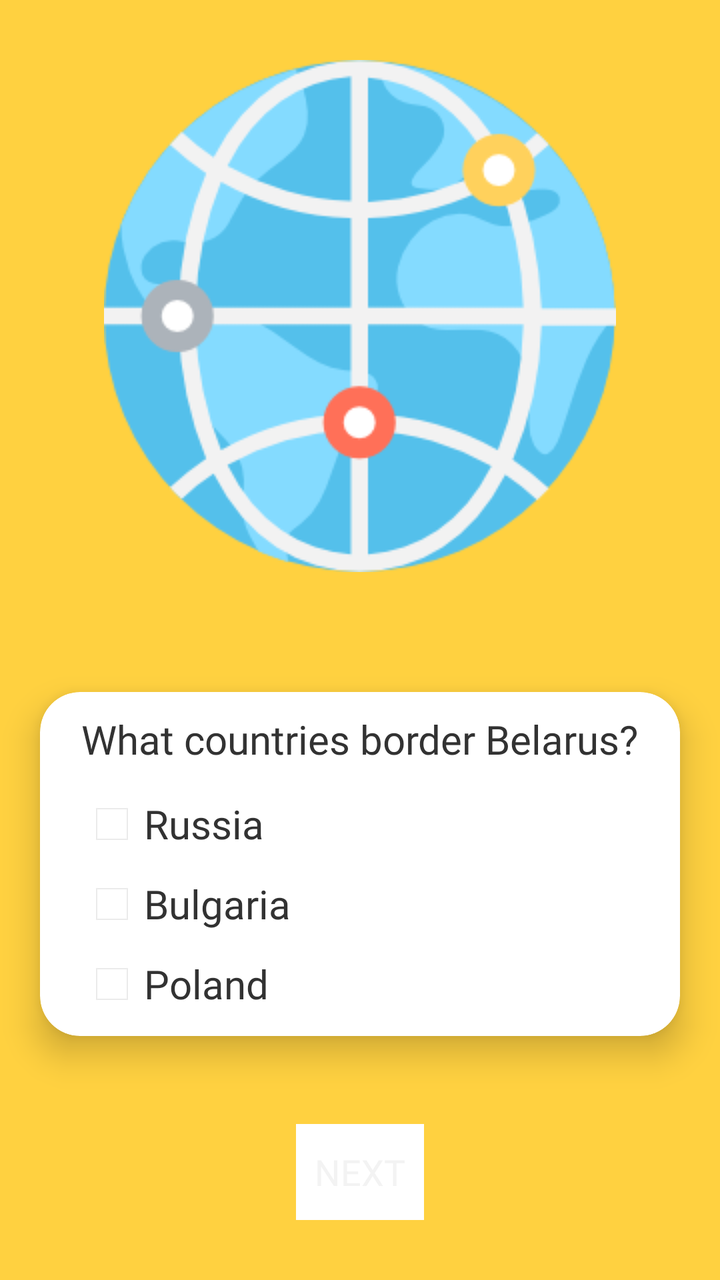
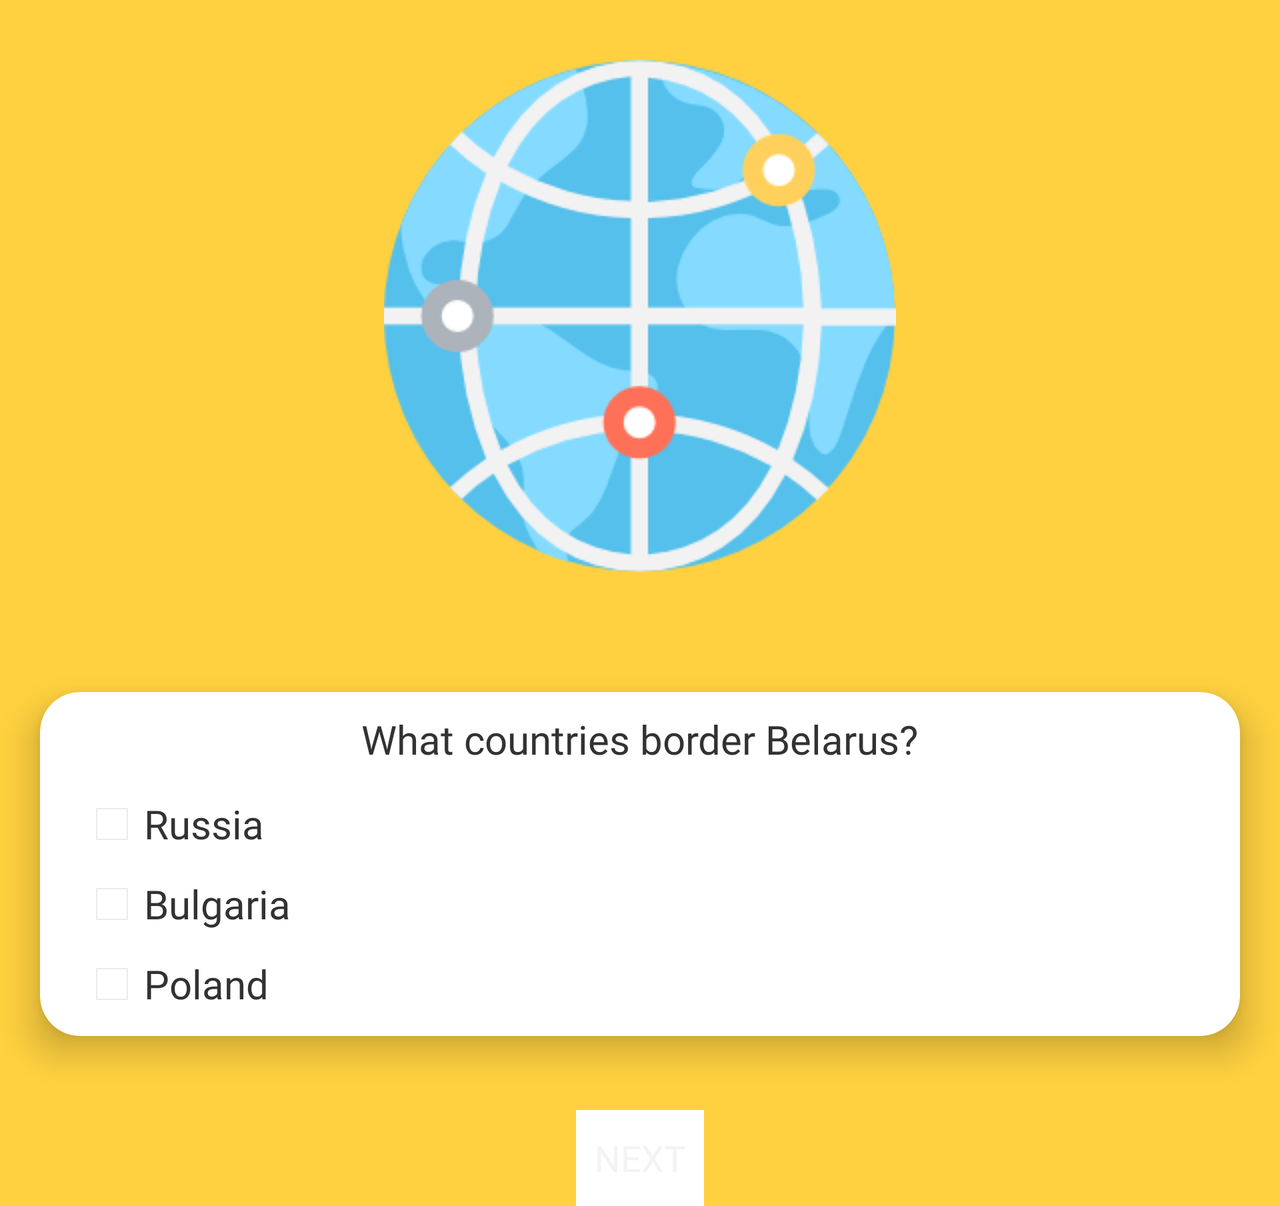

Compare how this app lays out the same screen by default and in its alternative resource folder. The renders come first, then the two layout files and the values they reference.
<!-- AndroidManifest.xml: application theme AppTheme.Splash -->
<!-- res/layout/first_page_slider.xml -->
<?xml version="1.0" encoding="utf-8"?>
<RelativeLayout xmlns:android="http://schemas.android.com/apk/res/android"
    xmlns:app="http://schemas.android.com/apk/res-auto"
    xmlns:tools="http://schemas.android.com/tools"
    android:layout_width="match_parent"
    android:layout_height="match_parent"
    android:background="@color/colorAccent">

    <ImageView
        android:id="@+id/planet"
        android:layout_width="wrap_content"
        android:layout_height="wrap_content"
        android:layout_centerHorizontal="true"
        android:layout_marginTop="@dimen/imageMarginTop"
        android:contentDescription="@string/icon_question1_description"
        android:src="@drawable/worldwide256" />
    
    <android.support.v7.widget.CardView
        android:id="@+id/cardview1"
        android:layout_width="match_parent"
        android:layout_height="wrap_content"
        android:layout_below="@id/planet"
        android:layout_marginBottom="@dimen/cardview_margin_bottom"
        android:layout_marginLeft="@dimen/cardview_margin_side"
        android:layout_marginRight="@dimen/cardview_margin_side"
        android:layout_marginTop="@dimen/cardview_top"
        app:cardBackgroundColor="@android:color/white"
        app:cardCornerRadius="@dimen/cardview_cornerradius"
        app:cardElevation="@dimen/cardview_elevation">

        <TextView
            android:id="@+id/question1"
            android:layout_width="wrap_content"
            android:layout_height="wrap_content"
            android:layout_gravity="center_horizontal"
            android:layout_marginTop="@dimen/question_text_margin_top"
            android:fontFamily="@font/delius_swash_caps"
            android:text="@string/question1"
            android:textColor="@android:color/secondary_text_light"
            android:textSize="@dimen/question_text_size" />

        <CheckBox
            android:id="@+id/q1a1"
            android:layout_width="wrap_content"
            android:layout_height="wrap_content"
            android:layout_marginLeft="@dimen/answer_margin_left"
            android:layout_marginStart="@dimen/answer_margin_left"
            android:layout_marginTop="@dimen/answer1_margin_top"
            android:fontFamily="@font/delius_swash_caps"
            android:onClick="addPointsForQuestion1"
            android:text="@string/q1a1"
            android:textColor="@android:color/secondary_text_light"
            android:textSize="@dimen/textSize" />

        <CheckBox
            android:id="@+id/q1a2"
            android:layout_width="wrap_content"
            android:layout_height="wrap_content"
            android:layout_marginLeft="@dimen/answer_margin_left"
            android:layout_marginStart="@dimen/answer_margin_left"
            android:layout_marginTop="@dimen/answer2_margin_top"
            android:onClick="addPointsForQuestion1"
            android:fontFamily="@font/delius_swash_caps"
            android:text="@string/q1a2"
            android:textColor="@android:color/secondary_text_light"
            android:textSize="@dimen/textSize" />

        <CheckBox
            android:id="@+id/q1a3"
            android:layout_width="wrap_content"
            android:layout_height="wrap_content"
            android:layout_marginBottom="@dimen/answer4_padding_bottom"
            android:layout_marginLeft="@dimen/answer_margin_left"
            android:layout_marginStart="@dimen/answer_margin_left"
            android:layout_marginTop="@dimen/answer3_margin_top"
            android:fontFamily="@font/delius_swash_caps"
            android:onClick="addPointsForQuestion1"
            android:text="@string/q1a3"
            android:textColor="@android:color/secondary_text_light"
            android:textSize="@dimen/textSize" />
    </android.support.v7.widget.CardView>

    <Button
        android:id="@+id/next_button"
        android:layout_width="wrap_content"
        android:layout_height="wrap_content"
        android:layout_alignParentBottom="true"
        android:layout_centerHorizontal="true"
        android:layout_marginBottom="@dimen/nextButton_margin_bottom"
        android:text="@string/next"
        android:textSize="@dimen/ButtonTextSize"
        android:fontFamily="@font/delius_swash_caps"
        android:background="@android:color/white"
        android:onClick="GoToQuestion2"/>

</RelativeLayout>
<!-- resources referenced by this layout -->
<resources>
  <color name="colorAccent">#ffd140</color>
  <dimen name="ButtonTextSize">18sp</dimen>
  <dimen name="answer1_margin_top">50dp</dimen>
  <dimen name="answer2_margin_top">90dp</dimen>
  <dimen name="answer3_margin_top">130dp</dimen>
  <dimen name="answer4_padding_bottom">10dp</dimen>
  <dimen name="answer_margin_left">20dp</dimen>
  <dimen name="cardview_cornerradius">20dp</dimen>
  <dimen name="cardview_elevation">10dp</dimen>
  <dimen name="cardview_margin_bottom">85dp</dimen>
  <dimen name="cardview_margin_side">20dp</dimen>
  <dimen name="cardview_top">60dp</dimen>
  <dimen name="imageMarginTop">30dp</dimen>
  <dimen name="nextButton_margin_bottom">30dp</dimen>
  <dimen name="question_text_margin_top">10dp</dimen>
  <dimen name="question_text_size">20sp</dimen>
  <dimen name="textSize">20sp</dimen>
  <!-- drawable worldwide256: png bitmap (drawable, 22381 bytes) -->
  <string name="icon_question1_description">World icon with three dot tags</string>
  <string name="next">NEXT</string>
  <string name="q1a1">Russia</string>
  <string name="q1a2">Bulgaria</string>
  <string name="q1a3">Poland</string>
  <string name="question1">What countries border Belarus?</string>
  <style name="AppTheme.Splash" parent="@android:style/Theme.Holo.NoActionBar.Fullscreen">
          <item name="android:windowBackground">@drawable/splash_screen</item>
      </style>
  <!-- drawable splash_screen (drawable) -->
  <?xml version="1.0" encoding="utf-8"?>
  <layer-list xmlns:android="http://schemas.android.com/apk/res/android"
      android:opacity="opaque">
      <item android:drawable="@android:color/white"/>
      <item>
          <bitmap android:src="@drawable/knapweed128"
              android:gravity="center"
              />
      </item>
  </layer-list>
</resources>
<!-- res/layout-land/first_page_slider.xml (the repository's variant of the layout above) -->
<!-- drawn on the phone turned sideways -->
<?xml version="1.0" encoding="utf-8"?>
<ScrollView
    xmlns:android="http://schemas.android.com/apk/res/android"
    xmlns:app="http://schemas.android.com/apk/res-auto"
    android:layout_width="match_parent"
    android:layout_height="match_parent">
<RelativeLayout
    android:layout_width="match_parent"
    android:layout_height="wrap_content"
    android:background="@color/colorAccent">

    <ImageView
        android:id="@+id/planet"
        android:layout_width="wrap_content"
        android:layout_height="wrap_content"
        android:layout_centerHorizontal="true"
        android:layout_marginTop="@dimen/imageMarginTop"
        android:contentDescription="@string/icon_question1_description"
        android:src="@drawable/worldwide256" />
    
    <android.support.v7.widget.CardView
        android:id="@+id/cardview1"
        android:layout_width="match_parent"
        android:layout_height="wrap_content"
        android:layout_below="@id/planet"
        android:layout_marginBottom="@dimen/cardview_margin_bottom"
        android:layout_marginLeft="@dimen/cardview_margin_side"
        android:layout_marginRight="@dimen/cardview_margin_side"
        android:layout_marginTop="@dimen/cardview_top"
        app:cardBackgroundColor="@android:color/white"
        app:cardCornerRadius="@dimen/cardview_cornerradius"
        app:cardElevation="@dimen/cardview_elevation">

        <TextView
            android:id="@+id/question1"
            android:layout_width="wrap_content"
            android:layout_height="wrap_content"
            android:layout_gravity="center_horizontal"
            android:layout_marginTop="@dimen/question_text_margin_top"
            android:fontFamily="@font/delius_swash_caps"
            android:text="@string/question1"
            android:textColor="@android:color/secondary_text_light"
            android:textSize="@dimen/question_text_size" />

        <CheckBox
            android:id="@+id/q1a1"
            android:layout_width="wrap_content"
            android:layout_height="wrap_content"
            android:layout_marginLeft="@dimen/answer_margin_left"
            android:layout_marginStart="@dimen/answer_margin_left"
            android:layout_marginTop="@dimen/answer1_margin_top"
            android:fontFamily="@font/delius_swash_caps"
            android:onClick="addPointsForQuestion1"
            android:text="@string/q1a1"
            android:textColor="@android:color/secondary_text_light"
            android:textSize="@dimen/textSize" />

        <CheckBox
            android:id="@+id/q1a2"
            android:layout_width="wrap_content"
            android:layout_height="wrap_content"
            android:layout_marginLeft="@dimen/answer_margin_left"
            android:layout_marginStart="@dimen/answer_margin_left"
            android:layout_marginTop="@dimen/answer2_margin_top"
            android:onClick="addPointsForQuestion1"
            android:fontFamily="@font/delius_swash_caps"
            android:text="@string/q1a2"
            android:textColor="@android:color/secondary_text_light"
            android:textSize="@dimen/textSize" />

        <CheckBox
            android:id="@+id/q1a3"
            android:layout_width="wrap_content"
            android:layout_height="wrap_content"
            android:layout_marginBottom="@dimen/answer4_padding_bottom"
            android:layout_marginLeft="@dimen/answer_margin_left"
            android:layout_marginStart="@dimen/answer_margin_left"
            android:layout_marginTop="@dimen/answer3_margin_top"
            android:fontFamily="@font/delius_swash_caps"
            android:onClick="addPointsForQuestion1"
            android:text="@string/q1a3"
            android:textColor="@android:color/secondary_text_light"
            android:textSize="@dimen/textSize" />
    </android.support.v7.widget.CardView>

    <Button
        android:id="@+id/next_button"
        android:layout_width="wrap_content"
        android:layout_height="wrap_content"
        android:layout_alignParentBottom="true"
        android:layout_centerHorizontal="true"
        android:layout_marginBottom="@dimen/nextButton_margin_bottom"
        android:text="@string/next"
        android:textSize="@dimen/ButtonTextSize"
        android:fontFamily="@font/delius_swash_caps"
        android:background="@android:color/white"
        android:onClick="GoToQuestion2"/>

</RelativeLayout>
</ScrollView>
